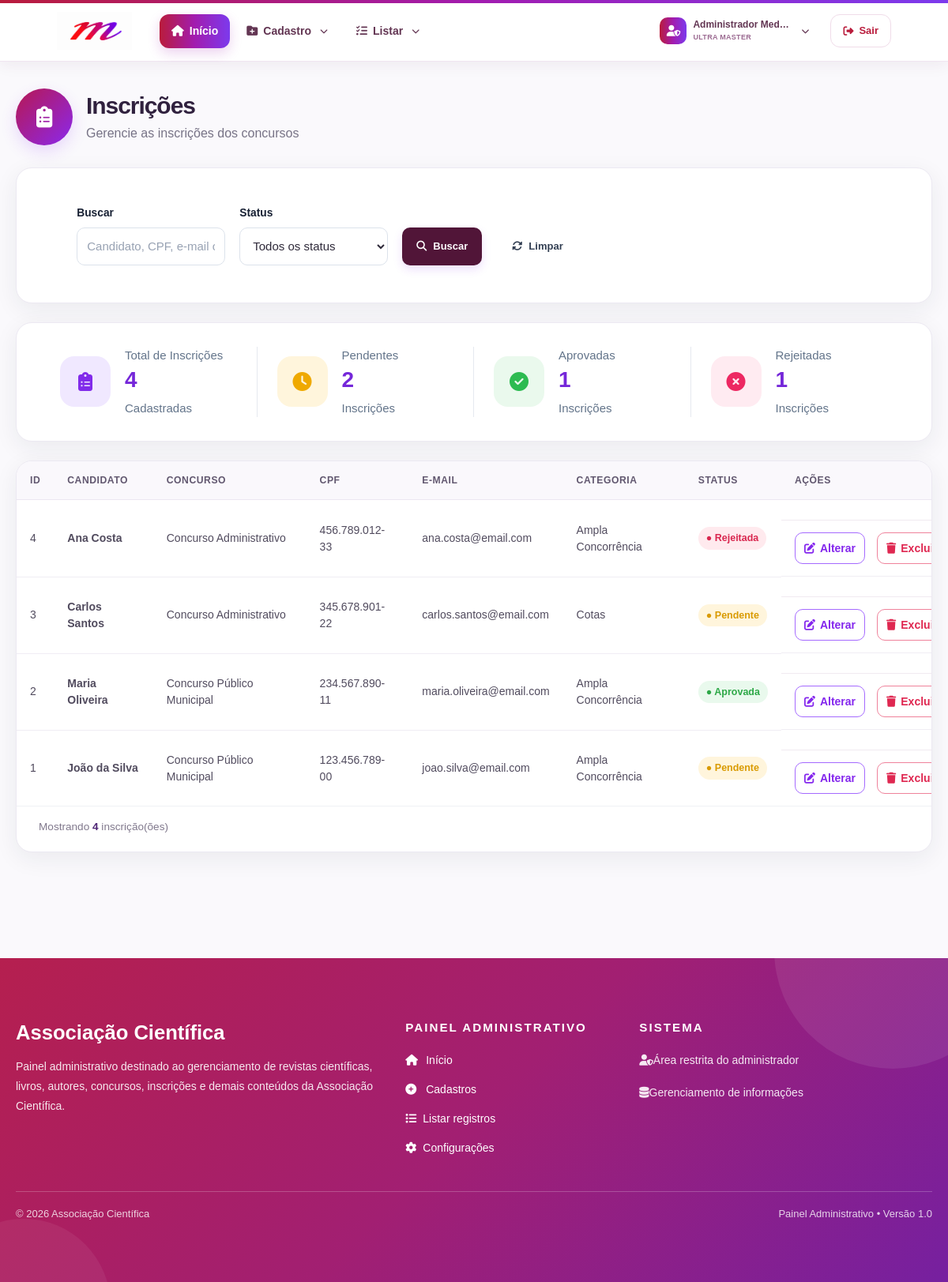
/painel/lista_inscricoes.php (signed in), run on the app's committed database.
### tables this page shows
CREATE TABLE `inscricoes` (
  `id_inscricao` int(11) NOT NULL AUTO_INCREMENT,
  `id_concurso` int(11) NOT NULL,
  `nome` varchar(150) NOT NULL,
  `email` varchar(150) NOT NULL,
  `telefone` varchar(30) DEFAULT NULL,
  `cpf` varchar(20) DEFAULT NULL,
  `instituicao` varchar(200) DEFAULT NULL,
  `categoria` varchar(100) DEFAULT NULL,
  `arquivo` varchar(255) DEFAULT NULL,
  `status` enum('pendente','aprovada','rejeitada') DEFAULT 'pendente',
  `criado_em` timestamp NOT NULL DEFAULT current_timestamp(),
  PRIMARY KEY (`id_inscricao`),
  KEY `id_concurso` (`id_concurso`),
  CONSTRAINT `inscricoes_ibfk_1` FOREIGN KEY (`id_concurso`) REFERENCES `concursos` (`id_concurso`) ON DELETE CASCADE
);

CREATE TABLE `concursos` (
  `id_concurso` int(11) NOT NULL AUTO_INCREMENT,
  `nome` varchar(255) NOT NULL,
  `orgao` varchar(255) NOT NULL,
  `cargo` varchar(255) NOT NULL,
  `escolaridade` varchar(100) NOT NULL,
  `edital` varchar(100) DEFAULT NULL,
  `ano` int(11) NOT NULL,
  `data_inscricao_inicio` date DEFAULT NULL,
  `data_inscricao_fim` date DEFAULT NULL,
  `data_prova` date DEFAULT NULL,
  `descricao` text DEFAULT NULL,
  `status` varchar(50) DEFAULT 'Aberto',
  `destaque` tinyint(1) DEFAULT 0,
  `dt_cad_concurso` datetime DEFAULT current_timestamp(),
  PRIMARY KEY (`id_concurso`)
);

### painel/controle_acesso.php (called while the page is built, shortened)
<?php
require_once __DIR__ . '/config/seguranca.php';
function perfil_usuario(): string { return (string)($_SESSION['usuario_perfil'] ?? ''); }
function nome_usuario(): string { return (string)($_SESSION['usuario_nome'] ?? $_SESSION['usuario'] ?? 'Usuário'); }
function eh_admin(): bool { return in_array(perfil_usuario(), ['master','ultra_master'], true); }

### painel/config/seguranca.php (called while the page is built, shortened)
<?php
function csrf_token(): string
{
    return $_SESSION['csrf_token'];
}
if (!function_exists('corrigir_codificacao_painel')) {
    function corrigir_codificacao_painel($valor): string
    {
        $valor = (string)($valor ?? '');
        for ($i = 0; $i < 2; $i++) {
            if (!preg_match('/(?:Ã[-¿]|Â[-¿]|â€)/u', $valor)) {
                break;
            }
            $corrigido = @iconv('UTF-8', 'ISO-8859-1//IGNORE', $valor);
            $valor = $corrigido;
        }
        return $valor;
    }
}
if (!function_exists('h')) {
    function h($v): string
    {
        return htmlspecialchars(corrigir_codificacao_painel($v), ENT_QUOTES | ENT_SUBSTITUTE, 'UTF-8');
    }
}

### painel/lista_inscricoes.php (the view, shortened to what this page needs)
<?php
include 'conexao.php';
mysqli_set_charset($conexao, 'utf8mb4');
$busca  = trim((string)($_GET['busca'] ?? ''));
$where = 'WHERE 1=1';
$resultado = mysqli_query($conexao, "
    SELECT i.*, c.nome AS concurso
    FROM inscricoes i
    INNER JOIN concursos c ON c.id_concurso = i.id_concurso
    $where
    ORDER BY i.id_inscricao DESC
");
$total = mysqli_num_rows($resultado);
$stats = mysqli_fetch_assoc(mysqli_query($conexao, "
    SELECT
        COUNT(*) AS total,
        SUM(status = 'pendente') AS pendentes,
        SUM(status = 'aprovada') AS aprovadas,
        SUM(status = 'rejeitada') AS rejeitadas
    FROM inscricoes
"));
$cards = [
    ['clipboard-list', 'roxo', 'Total de Inscrições', 'total', 'Cadastradas'],
    ['clock', 'amarelo', 'Pendentes', 'pendentes', 'Inscrições'],
    ['circle-check', 'verde', 'Aprovadas', 'aprovadas', 'Inscrições'],
    ['circle-xmark', 'vermelho', 'Rejeitadas', 'rejeitadas', 'Inscrições']
];
$classes = [
    'pendente'  => 'amarelo',
    'aprovada'  => 'verde',
    'rejeitada' => 'vermelho'
];
$nomesStatus = [
    'pendente'  => 'Pendente',
    'aprovada'  => 'Aprovada',
    'rejeitada' => 'Rejeitada'
];
?>
<!DOCTYPE html>
<html lang="pt-BR">
<head>
    <?php include 'includes_painel/head.php'; ?>
</head>
<body>
<?php include 'includes_painel/header.php'; ?>
<div class="container">
    <div class="topo">
        <div class="titulo">
            <div class="icone">
                <i class="fas fa-clipboard-list"></i>
            </div>
            <div>
                <h1>Inscrições</h1>
                <p>Gerencie as inscrições dos concursos</p>
            </div>
        </div>
    </div>
    <div class="card filtros">
        <form method="GET">
            <div class="campo">
                <label>Buscar</label>
                <input
                    type="text"
                    name="busca"
                    value="<?= h($busca) ?>"
                    placeholder="Candidato, CPF, e-mail ou concurso..."
                >
            </div>
            <div class="campo campo-status">
                <label>Status</label>
                <select name="status">
                    <option value="">Todos os status</option>
                </select>
            </div>
            <button type="submit" class="btn btn-primary">
                <i class="fas fa-search"></i>
                Buscar
            </button>
            <a href="lista_inscricoes.php" class="btn limpar">
                <i class="fas fa-sync-alt"></i>
                Limpar
            </a>
        </form>
    </div>
    <div class="card estatisticas">
        <?php foreach ($cards as $card): ?>
            <div>
                <i class="fas fa-<?= $card[0] ?> <?= $card[1] ?>"></i>
                <section>
                    <span><?= $card[2] ?></span>
                    <strong><?= $stats[$card[3]] ?? 0 ?></strong>
                    <small><?= $card[4] ?></small>
                </section>
            </div>
        <?php endforeach; ?>
    </div>
    <div class="card tabela">
        <div class="table-responsive">
            <table>
                <thead>
                    <tr>
                        <th>ID</th>
                        <th>Candidato</th>
                        <th>Concurso</th>
                        <th>CPF</th>
                        <th>E-mail</th>
                        <th>Categoria</th>
                        <th>Status</th>
                        <th>Ações</th>
                    </tr>
                </thead>
                <tbody>
                <?php if ($total > 0): ?>
                    <?php while ($r = mysqli_fetch_assoc($resultado)): ?>
                        <?php
                        $statusAtual = $r['status'];
                        $classe = $classes[$statusAtual] ?? 'cinza';
                        $nomeStatus = $nomesStatus[$statusAtual] ?? $statusAtual;
                        ?>
                        <tr>
                            <td><?= $r['id_inscricao'] ?></td>
                            <td class="nome">
                                <?= h($r['nome']) ?>
                            </td>
                            <td>
                                <?= h($r['concurso']) ?>
                            </td>
                            <td>
                                <?= h($r['cpf']) ?>
                            </td>
                            <td>
                                <?= h($r['email']) ?>
                            </td>
                            <td>
                                <?= h($r['categoria']) ?>
                            </td>
                            <td>
                                <span class="status <?= $classe ?>">
                                    ● <?= h($nomeStatus) ?>
                                </span>
                            </td>
                            <td class="acoes">
                                <a
                                    href="editar_inscricao.php?id=<?= $r['id_inscricao'] ?>"
                                    class="editar"
                                    title="Editar"
                                >
                                    <i class="fas fa-pen-to-square"></i> Alterar
                                </a>
                                <a
                                    href="excluir_inscricao.php?id=<?= $r['id_inscricao'] ?>&csrf_token=<?=h(csrf_token())?>"
                                    class="excluir"
                                    title="Excluir"
                                    onclick="return confirm('Deseja excluir esta inscrição?')"
                                >
                                    <i class="fas fa-trash"></i> Excluir
                                </a>
                            </td>
                        </tr>
                    <?php endwhile; ?>
                <?php endif; ?>
                </tbody>
            </table>
        </div>
        <div class="rodape">
            Mostrando <b><?= $total ?></b> inscrição(ões)
        </div>
    </div>
</div>
<?php include 'includes_painel/footer.php'; ?>
</body>
</html>

### painel/includes_painel/head.php (shortened to what this page needs)
<link href="https://cdn.jsdelivr.net/npm/bootstrap@5.3.8/dist/css/bootstrap.min.css" rel="stylesheet">
 <link rel="stylesheet" href="assets/css/painel.css">
 <link rel="stylesheet" href="https://cdnjs.cloudflare.com/ajax/libs/font-awesome/6.5.1/css/all.min.css">

### painel/includes_painel/header.php (shortened to what this page needs)
<nav class="medeia-header">
    <div class="medeia-container">
        <a href="dashboard.php" class="logo" aria-label="Medeia - Início">
            <img src="midias/logo.png" alt="Logo Medeia">
        </a>
        <div class="menu">
            <a href="dashboard.php" class="item active"><i class="fas fa-house"></i><span>Início</span></a>
            <div class="dropdown medeia-dropdown">
                <button class="item dropdown-btn" type="button" aria-expanded="false" aria-controls="menu-cadastro">
                    <i class="fas fa-folder-plus"></i><span>Cadastro</span>
                    <i class="fas fa-chevron-down seta"></i>
                </button>
            </div>
            <div class="dropdown medeia-dropdown">
                <button class="item dropdown-btn"type="button" aria-expanded="false" aria-controls="menu-listar">
                    <i class="fas fa-list-check"></i><span>Listar</span>
                    <i class="fas fa-chevron-down seta"></i>
                </button>
            </div>
        </div>
        <?php if (eh_admin()): ?>
            <div class="dropdown usuario-menu">
                <button class="item usuario-botao dropdown-btn"type="button"aria-expanded="false"aria-controls="menu-usuario">
                    <span class="usuario-icone"><i class="fas fa-user-shield"></i></span>
                    <span class="usuario-info">
                        <strong><?= h(nome_usuario()) ?></strong>
                        <small><?= h(strtoupper(str_replace('_', ' ', perfil_usuario()))) ?></small>
                    </span>
                    <i class="fas fa-chevron-down seta"></i>
                </button>
            </div>
        <?php endif; ?>
        <a href="logout.php" class="sair"><i class="fas fa-right-from-bracket"></i>
            <span>Sair</span>
        </a>
    </div>
</nav>

### painel/includes_painel/footer.php
<footer class="footer-custom">
    <div class="container">
        <div class="row gy-4">
            <div class="col-lg-5">
                <h4>Associação Científica</h4>
                <p> Painel administrativo destinado ao gerenciamento de revistas científicas, livros, autores, concursos, inscrições e demais conteúdos da Associação Científica.</p>
            </div>
            <div class="col-lg-3">
                <h5>PAINEL ADMINISTRATIVO</h5>
                <ul class="footer-links">
                    <li>
                        <a href="index.php"><i class="fas fa-house"></i> Início</a>
                    </li>
                    <li>
                        <a href="#"><i class="fas fa-plus-circle"></i> Cadastros
                        </a>
                    </li>
                    <li>
                        <a href="#"><i class="fas fa-list"></i>Listar registros</a>
                    </li>
                    <li>
                        <a href="#"> <i class="fas fa-gear"></i>Configurações</a>
                    </li>
                </ul>
            </div>
            <div class="col-lg-4">
                <h5>SISTEMA</h5>
                <p><i class="fas fa-user-shield"></i>Área restrita do administrador</p>
                <p><i class="fas fa-database"></i>Gerenciamento de informações</p>
            </div>
        </div>
        <div class="footer-bottom">
            <span>© 2026 Associação Científica</span>
            <span> Painel Administrativo • Versão 1.0</span>
        </div>
    </div>
</footer>

### data on the page
inscricoes: id_inscricao "4", nome "Ana Costa", id_concurso.nome "Concurso Administrativo", cpf "456.789.012-33", email "ana.costa@email.com", categoria "Ampla Concorrência", status "Rejeitada"
inscricoes: id_inscricao "3", nome "Carlos Santos", id_concurso.nome "Concurso Administrativo", cpf "345.678.901-22", email "carlos.santos@email.com", categoria "Cotas", status "Pendente"
inscricoes: id_inscricao "2", nome "Maria Oliveira", id_concurso.nome "Concurso Público Municipal", cpf "234.567.890-11", email "maria.oliveira@email.com", categoria "Ampla Concorrência", status "Aprovada"
inscricoes: id_inscricao "1", nome "João da Silva", id_concurso.nome "Concurso Público Municipal", cpf "123.456.789-00", email "joao.silva@email.com", categoria "Ampla Concorrência", status "Pendente"

### other printed values
nome_usuario() "Administrador Medeia"
str_replace('_', ' ', perfil_usuario()) "ULTRA MASTER"
$card[2] "Total de Inscrições"
$stats[$card[3]] "4"
$card[4] "Cadastradas"
$card[2] "Pendentes"
$stats[$card[3]] "2"
$card[4] "Inscrições"
$card[2] "Aprovadas"
$stats[$card[3]] "1"
$card[2] "Rejeitadas"
$total "4"
